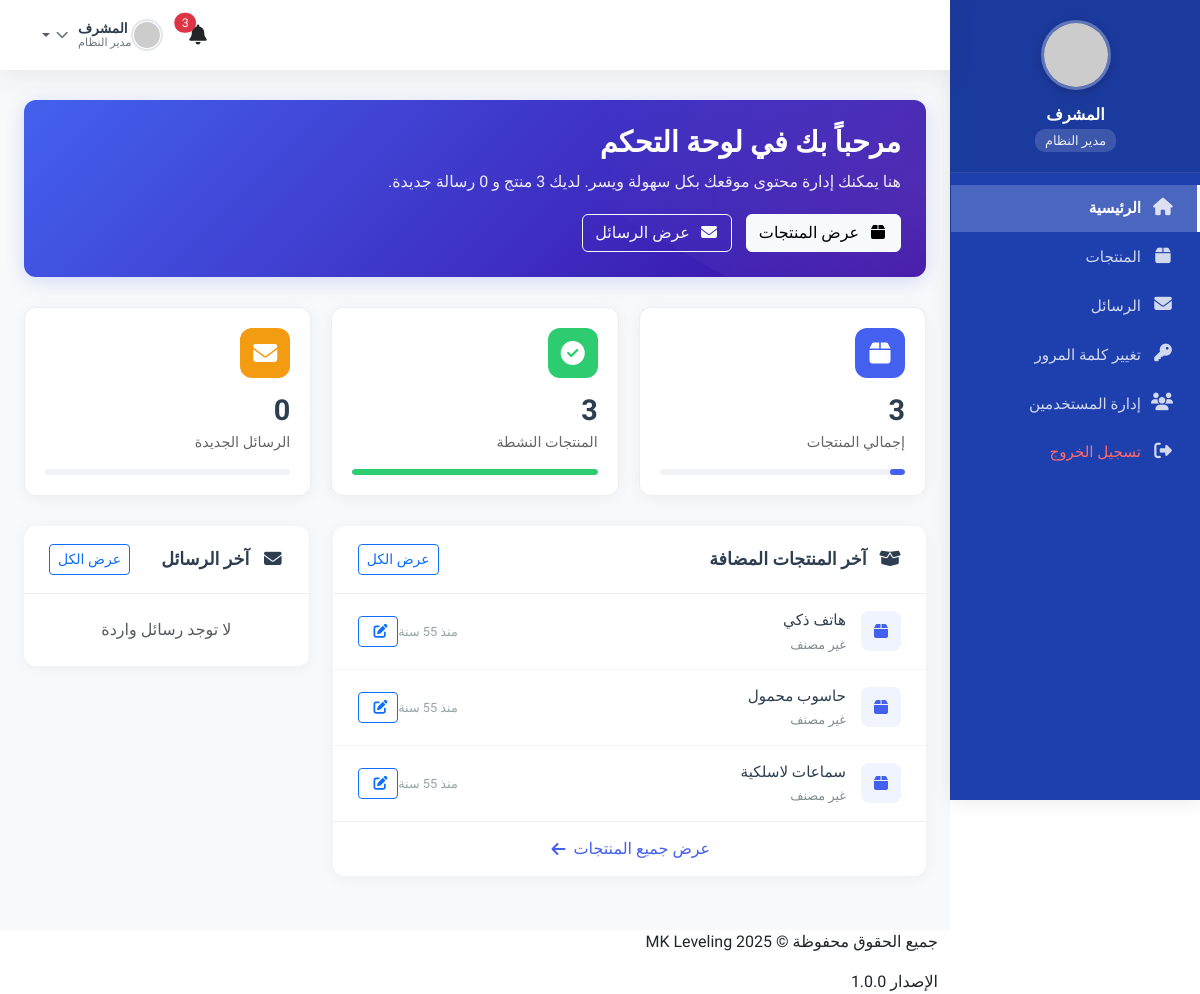
Page /admin/dashboard.php (signed in) on the committed database.
### tables this page shows
CREATE TABLE IF NOT EXISTS `products` (
  `id` int(11) NOT NULL AUTO_INCREMENT,
  `name_ar` varchar(255) NOT NULL,
  `name_en` varchar(255) NOT NULL,
  `description_ar` text,
  `description_en` text,
  `price` decimal(10,2) NOT NULL,
  `image_url` varchar(255) NOT NULL,
  `is_active` tinyint(1) DEFAULT '1',
  `created_at` timestamp NOT NULL DEFAULT CURRENT_TIMESTAMP,
  `updated_at` timestamp NOT NULL DEFAULT CURRENT_TIMESTAMP ON UPDATE CURRENT_TIMESTAMP,
  PRIMARY KEY (`id`)
);

### admin/dashboard.php (the view, shortened to what this page needs)
<?php
require_once __DIR__ . '/../includes/db.php';
$stats = [
    'total_products' => 0,
    'total_messages' => 0,
    'total_active_products' => 0
];
if (isset($mysqli)) {
    $result = $mysqli->query("SELECT COUNT(*) as count FROM products");
    if ($result) {
        $row = $result->fetch_assoc();
        $stats['total_products'] = $row['count'];
    }
    try {
        $result = $mysqli->query("SELECT COUNT(*) as count FROM messages WHERE is_read = 0");
        if ($result) {
            $row = $result->fetch_assoc();
            $stats['total_messages'] = $row['count'];
        }
    } catch (mysqli_sql_exception $e) {
        if ($e->getCode() == 1146) {
            echo '<div class="alert alert-warning">
                <p>يبدو أن جداول قاعدة البيانات غير موجودة. <a href="create_tables.php" class="btn btn-sm btn-warning">انقر هنا لإنشاء الجداول المطلوبة</a></p>
            </div>';
            $stats['total_messages'] = 0;
        } else {
            throw $e;
        }
    }
    $result = $mysqli->query("SELECT COUNT(*) as count FROM products WHERE is_active = 1");
    if ($result) {
        $row = $result->fetch_assoc();
        $stats['total_active_products'] = $row['count'];
    }
}
?>
<!DOCTYPE html>
<html lang="ar" dir="rtl">
<head>
    <link rel="stylesheet" href="https://cdnjs.cloudflare.com/ajax/libs/font-awesome/6.4.0/css/all.min.css">
    <link rel="stylesheet" href="css/admin.css">
</head>
<body>
    <div class="admin-container">
        <?php include 'includes/sidebar.php'; ?>
        <main class="main-content">
            <?php include 'includes/header.php'; ?>
            <div class="content" style="padding-top: 80px;">
                <div class="welcome-card" style="margin-top: 20px; margin-bottom: 30px;">
                    <h2>مرحباً بك في لوحة التحكم</h2>
                    <p>هنا يمكنك إدارة محتوى موقعك بكل سهولة ويسر. لديك <?php echo $stats['total_products']; ?> منتج و <?php echo $stats['total_messages']; ?> رسالة جديدة.</p>
                    <div class="welcome-actions" style="margin-top: 20px;">
                        <a href="products.php" class="btn btn-light">
                            <i class="fas fa-box"></i> عرض المنتجات
                        </a>
                        <a href="messages.php" class="btn btn-outline-light">
                            <i class="fas fa-envelope"></i> عرض الرسائل
                        </a>
                    </div>
                </div>
                <div class="stats-grid">
                    <div class="stat-card">
                        <div class="icon primary">
                            <i class="fas fa-box"></i>
                        </div>
                        <div class="value"><?php echo $stats['total_products']; ?></div>
                        <div class="label">إجمالي المنتجات</div>
                        <div class="progress">
                            <div class="progress-bar" style="width: <?php echo min(100, ($stats['total_products'] / 50) * 100); ?>%"></div>
                        </div>
                    </div>
                    <div class="stat-card">
                        <div class="icon success">
                            <i class="fas fa-check-circle"></i>
                        </div>
                        <div class="value"><?php echo $stats['total_active_products']; ?></div>
                        <div class="label">المنتجات النشطة</div>
                        <div class="progress">
                            <div class="progress-bar" style="width: <?php echo $stats['total_products'] > 0 ? ($stats['total_active_products'] / $stats['total_products']) * 100 : 0; ?>%; background: #2ecc71;"></div>
                        </div>
                    </div>
                    <div class="stat-card">
                        <div class="icon warning">
                            <i class="fas fa-envelope"></i>
                        </div>
                        <div class="value"><?php echo $stats['total_messages']; ?></div>
                        <div class="label">الرسائل الجديدة</div>
                        <div class="progress">
                        </div>
                    </div>
                </div>
                <div class="row">
                    <div class="col-lg-8">
                        <div class="recent-section">
                            <div class="section-header">
                                <h3><i class="fas fa-box-open me-2"></i> آخر المنتجات المضافة</h3>
                                <a href="products.php" class="btn btn-sm btn-outline-primary">عرض الكل</a>
                            </div>
                            <div class="section-body">
                                <?php
                                $recent_products = [];
                                $result = $mysqli->query("SELECT * FROM products ORDER BY created_at DESC LIMIT 5");
                                if ($result) {
                                    while ($row = $result->fetch_assoc()) {
                                        $recent_products[] = $row;
                                    }
                                }
                                if (!empty($recent_products)) {
                                    echo '<ul class="recent-list">';
                                    foreach ($recent_products as $product) {
                                        echo '<li class="recent-item">';
                                        echo '<div class="item-icon"><i class="fas fa-box"></i></div>';
                                        echo '<div class="item-details">';
                                        echo '<div class="item-title">' . htmlspecialchars($product['name_ar']) . '</div>';
                                        echo '<div class="item-meta">' . ($product['category_name_ar'] ?? 'غير مصنف') . '</div>';
                                        echo '</div>';
                                        echo '<div class="item-time">' . date('Y-m-d', strtotime($product['created_at'])) . '</div>';
                                        echo '<a href="edit-product.php?id=' . $product['id'] . '" class="btn btn-sm btn-outline-primary"><i class="fas fa-edit"></i></a>';
                                        echo '</li>';
                                    }
                                    echo '</ul>';
                                    echo '<div class="view-all">';
                                    echo '<a href="products.php">عرض جميع المنتجات <i class="fas fa-arrow-left"></i></a>';
                                    echo '</div>';
                                } else {
                                    echo '<div class="p-4 text-center text-muted">لا توجد منتجات مضافة بعد</div>';
                                }
                                ?>
                            </div>
                        </div>
                    </div>
                    <div class="col-lg-4">
                        <div class="recent-section">
                            <div class="section-header">
                                <h3><i class="fas fa-envelope me-2"></i> آخر الرسائل</h3>
                                <a href="messages.php" class="btn btn-sm btn-outline-primary">عرض الكل</a>
                            </div>
                            <div class="section-body">
                                <?php
                                $recent_messages = [];
                                if (!empty($recent_messages)) {
                                    echo '<ul class="recent-list">';
                                    foreach ($recent_messages as $message) {
                                        $unread_class = $message['is_read'] ? '' : 'unread';
                                        echo '<li class="recent-item ' . $unread_class . '">';
                                        echo '<div class="item-icon"><i class="fas fa-envelope' . ($message['is_read'] ? '' : '-open') . '"></i></div>';
                                        echo '<div class="item-details">';
                                        echo '<div class="item-title">' . htmlspecialchars($message['name']) . '</div>';
                                        echo '<div class="item-meta">' . htmlspecialchars($message['email']) . '</div>';
                                        echo '</div>';
                                        echo '<a href="view-message.php?id=' . $message['id'] . '" class="btn btn-sm btn-outline-primary"><i class="fas fa-eye"></i></a>';
                                        echo '</li>';
                                    }
                                    echo '</ul>';
                                    echo '<div class="view-all">';
                                    echo '<a href="messages.php">عرض جميع الرسائل <i class="fas fa-arrow-left"></i></a>';
                                    echo '</div>';
                                } else {
                                    echo '<div class="p-4 text-center text-muted">لا توجد رسائل واردة</div>';
                                }
                                ?>
                            </div>
                        </div>
                    </div>
                </div>
            </div>
            <?php include 'includes/footer.php'; ?>
        </main>
    </div>
</body>
</html>

### admin/css/admin.css (style rules this page uses)
.btn { font-family: 'Tajawal', sans-serif; font-weight: 500; padding: 8px 16px; border-radius: 4px; transition: all 0.3s; display: inline-flex; align-items: center; justify-content: center; }
.btn i { margin-left: 5px; }
.fas, .far { width: 1.25em; text-align: center; }
:root { --primary-color: #1e40af; --primary-hover: #1e3a8a; --secondary-color: #1e40af; --success-color: #4cc9a0; --danger-color: #f72585; --warning-color: #f77f00; --info-color: #4cc9f0; --light-bg: #f8f9fa; --dark-bg: #1a1a2e; --dark-text: #2b2d42; --light-text: #6c757d; --border-color: #e9ecef; --white: #ffffff; --sidebar-width: 260px; --header-height: 70px; --footer-height: 60px; --border-radius: 8px; --box-shadow: 0 0.5rem 1rem rgba(0, 0, 0, 0.05); --transition: all 0.3s ease; }
* { margin: 0; padding: 0; box-sizing: border-box; font-family: 'Tajawal', sans-serif; }
body { background-color: var(--light-bg); color: var(--dark-text); line-height: 1.6; direction: rtl; font-family: 'Tajawal', sans-serif; font-size: 0.9rem; overflow-x: hidden; }
a { text-decoration: none; color: inherit; transition: all 0.3s ease; }
ul { list-style: none; }
.admin-container { display: flex; min-height: 100vh; transition: var(--transition); position: relative; padding-right: var(--sidebar-width); }
.main-content { flex: 1; min-height: 100vh; display: flex; flex-direction: column; transition: var(--transition); width: 100%; }
.content { flex: 1; padding: 1.5rem; background-color: var(--light-bg); }

### admin/includes/sidebar.php (style rules this page uses)
:root { --sidebar-width: 250px; --primary-color: #1e40af !important; --primary-light: #1e3a8a !important; --text-color: #ffffff !important; --hover-bg: rgba(255, 255, 255, 0.1) !important; --active-bg: rgba(255, 255, 255, 0.2) !important; --border-color: rgba(255, 255, 255, 0.1) !important; }

### rows in the picture
products: name_ar "هاتف ذكي", category_name_ar "غير مصنف"
products: name_ar "حاسوب محمول", category_name_ar "غير مصنف"
products: name_ar "سماعات لاسلكية", category_name_ar "غير مصنف"

### other values in the picture
$stats['total_products'] "3"
$stats['total_active_products'] "3"
$stats['total_messages'] "0"
